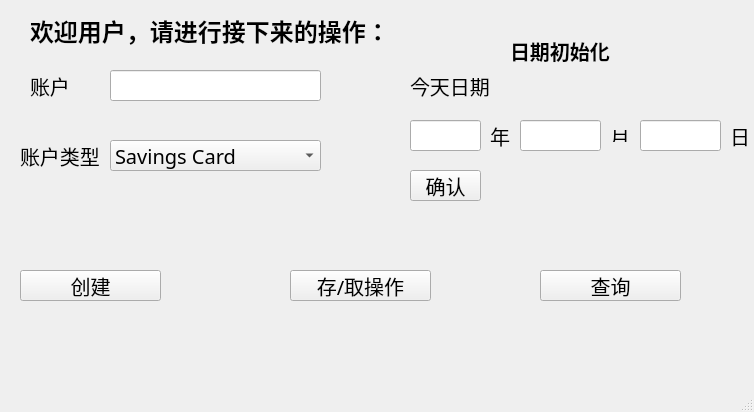
<?xml version="1.0" encoding="UTF-8"?>
<ui version="4.0">
 <class>UserWindow</class>
 <widget class="QMainWindow" name="UserWindow">
  <property name="geometry">
   <rect>
    <x>0</x>
    <y>0</y>
    <width>754</width>
    <height>412</height>
   </rect>
  </property>
  <property name="windowTitle">
   <string>MainWindow</string>
  </property>
  <widget class="QWidget" name="centralwidget">
   <widget class="QLabel" name="label">
    <property name="geometry">
     <rect>
      <x>30</x>
      <y>0</y>
      <width>351</width>
      <height>61</height>
     </rect>
    </property>
    <property name="font">
     <font>
      <family>宋体</family>
      <pointsize>18</pointsize>
      <bold>true</bold>
     </font>
    </property>
    <property name="text">
     <string>欢迎用户，请进行接下来的操作：</string>
    </property>
   </widget>
   <widget class="QLineEdit" name="leAccount">
    <property name="geometry">
     <rect>
      <x>110</x>
      <y>70</y>
      <width>211</width>
      <height>31</height>
     </rect>
    </property>
   </widget>
   <widget class="QLabel" name="label_2">
    <property name="geometry">
     <rect>
      <x>30</x>
      <y>70</y>
      <width>51</width>
      <height>31</height>
     </rect>
    </property>
    <property name="font">
     <font>
      <family>宋体</family>
      <pointsize>15</pointsize>
     </font>
    </property>
    <property name="text">
     <string>账户</string>
    </property>
   </widget>
   <widget class="QComboBox" name="cbCard">
    <property name="geometry">
     <rect>
      <x>110</x>
      <y>140</y>
      <width>211</width>
      <height>31</height>
     </rect>
    </property>
    <property name="font">
     <font>
      <family>宋体</family>
      <pointsize>15</pointsize>
     </font>
    </property>
    <item>
     <property name="text">
      <string>Savings Card</string>
     </property>
    </item>
    <item>
     <property name="text">
      <string>Credit Card</string>
     </property>
    </item>
   </widget>
   <widget class="QPushButton" name="btnCreate">
    <property name="geometry">
     <rect>
      <x>20</x>
      <y>270</y>
      <width>141</width>
      <height>31</height>
     </rect>
    </property>
    <property name="font">
     <font>
      <family>宋体</family>
      <pointsize>15</pointsize>
     </font>
    </property>
    <property name="text">
     <string>创建</string>
    </property>
   </widget>
   <widget class="QLabel" name="label_3">
    <property name="geometry">
     <rect>
      <x>20</x>
      <y>140</y>
      <width>81</width>
      <height>31</height>
     </rect>
    </property>
    <property name="font">
     <font>
      <family>宋体</family>
      <pointsize>15</pointsize>
     </font>
    </property>
    <property name="text">
     <string>账户类型</string>
    </property>
   </widget>
   <widget class="QPushButton" name="btnOperate">
    <property name="geometry">
     <rect>
      <x>290</x>
      <y>270</y>
      <width>141</width>
      <height>31</height>
     </rect>
    </property>
    <property name="font">
     <font>
      <family>宋体</family>
      <pointsize>15</pointsize>
     </font>
    </property>
    <property name="text">
     <string>存/取操作</string>
    </property>
   </widget>
   <widget class="QPushButton" name="btnSearch">
    <property name="geometry">
     <rect>
      <x>540</x>
      <y>270</y>
      <width>141</width>
      <height>31</height>
     </rect>
    </property>
    <property name="font">
     <font>
      <family>宋体</family>
      <pointsize>15</pointsize>
     </font>
    </property>
    <property name="text">
     <string>查询</string>
    </property>
   </widget>
   <widget class="QLabel" name="label_4">
    <property name="geometry">
     <rect>
      <x>510</x>
      <y>30</y>
      <width>111</width>
      <height>41</height>
     </rect>
    </property>
    <property name="font">
     <font>
      <family>宋体</family>
      <pointsize>15</pointsize>
      <bold>true</bold>
     </font>
    </property>
    <property name="text">
     <string>日期初始化</string>
    </property>
   </widget>
   <widget class="QLineEdit" name="lineEdit">
    <property name="geometry">
     <rect>
      <x>410</x>
      <y>120</y>
      <width>71</width>
      <height>31</height>
     </rect>
    </property>
   </widget>
   <widget class="QLabel" name="label_5">
    <property name="geometry">
     <rect>
      <x>410</x>
      <y>70</y>
      <width>91</width>
      <height>31</height>
     </rect>
    </property>
    <property name="font">
     <font>
      <family>宋体</family>
      <pointsize>15</pointsize>
     </font>
    </property>
    <property name="text">
     <string>今天日期</string>
    </property>
   </widget>
   <widget class="QLabel" name="label_6">
    <property name="geometry">
     <rect>
      <x>490</x>
      <y>120</y>
      <width>101</width>
      <height>31</height>
     </rect>
    </property>
    <property name="font">
     <font>
      <family>宋体</family>
      <pointsize>15</pointsize>
     </font>
    </property>
    <property name="text">
     <string>年</string>
    </property>
   </widget>
   <widget class="QPushButton" name="pushButton_2">
    <property name="geometry">
     <rect>
      <x>410</x>
      <y>170</y>
      <width>71</width>
      <height>31</height>
     </rect>
    </property>
    <property name="font">
     <font>
      <family>宋体</family>
      <pointsize>15</pointsize>
      <bold>false</bold>
     </font>
    </property>
    <property name="text">
     <string>确认</string>
    </property>
   </widget>
   <widget class="QLineEdit" name="lineEdit_2">
    <property name="geometry">
     <rect>
      <x>520</x>
      <y>120</y>
      <width>81</width>
      <height>31</height>
     </rect>
    </property>
   </widget>
   <widget class="QLineEdit" name="lineEdit_3">
    <property name="geometry">
     <rect>
      <x>640</x>
      <y>120</y>
      <width>81</width>
      <height>31</height>
     </rect>
    </property>
   </widget>
   <widget class="QLabel" name="label_7">
    <property name="geometry">
     <rect>
      <x>610</x>
      <y>130</y>
      <width>40</width>
      <height>12</height>
     </rect>
    </property>
    <property name="font">
     <font>
      <family>宋体</family>
      <pointsize>15</pointsize>
     </font>
    </property>
    <property name="text">
     <string>月</string>
    </property>
   </widget>
   <widget class="QLabel" name="label_8">
    <property name="geometry">
     <rect>
      <x>730</x>
      <y>120</y>
      <width>51</width>
      <height>31</height>
     </rect>
    </property>
    <property name="font">
     <font>
      <family>宋体</family>
      <pointsize>15</pointsize>
     </font>
    </property>
    <property name="text">
     <string>日</string>
    </property>
   </widget>
   <zorder>label_6</zorder>
   <zorder>label</zorder>
   <zorder>label_2</zorder>
   <zorder>label_3</zorder>
   <zorder>label_4</zorder>
   <zorder>label_5</zorder>
   <zorder>label_7</zorder>
   <zorder>label_8</zorder>
   <zorder>cbCard</zorder>
   <zorder>lineEdit</zorder>
   <zorder>lineEdit_2</zorder>
   <zorder>lineEdit_3</zorder>
   <zorder>pushButton_2</zorder>
   <zorder>btnCreate</zorder>
   <zorder>btnOperate</zorder>
   <zorder>btnSearch</zorder>
   <zorder>leAccount</zorder>
  </widget>
  <widget class="QMenuBar" name="menubar">
   <property name="geometry">
    <rect>
     <x>0</x>
     <y>0</y>
     <width>754</width>
     <height>17</height>
    </rect>
   </property>
  </widget>
  <widget class="QStatusBar" name="statusbar"/>
 </widget>
 <resources/>
 <connections/>
</ui>
